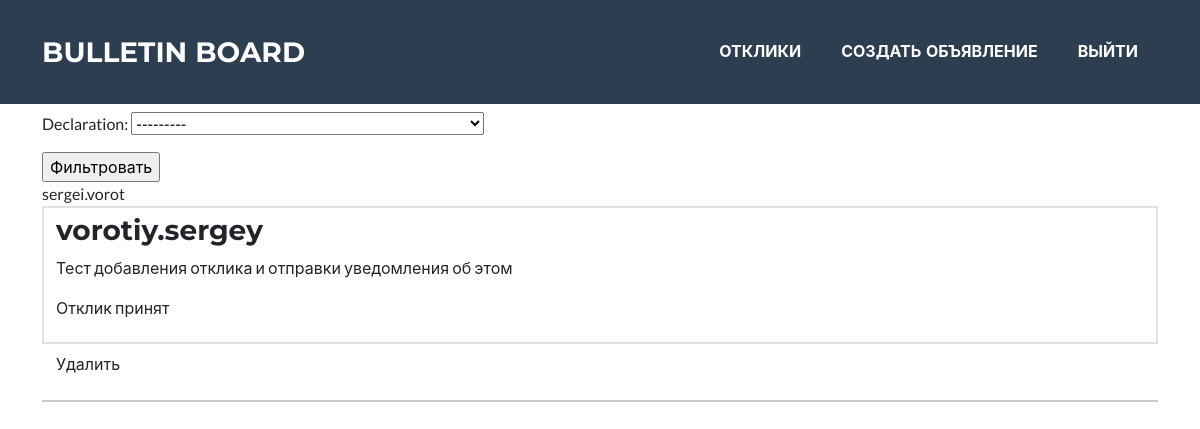
/userresponses/ (signed in), run on the app's committed database.
### board/models.py (models this page shows)
class DeclarationResponse(models.Model):
    date = models.DateTimeField(auto_now_add=True)
    author = models.ForeignKey(User, on_delete=models.CASCADE)
    declaration = models.ForeignKey(Declaration, on_delete=models.CASCADE)
    text = models.CharField(max_length=256)
    accepted = models.BooleanField(default=False)

### board/views.py (the view)
# urls.py: path('userresponses/', UserResponsesView.as_view()),
class UserResponsesView(LoginRequiredMixin, PermissionRequiredMixin, ListView):
    permission_required = ('board.add_declaration')
    model = DeclarationResponse
    ordering = '-date'
    template_name = 'user_responses.html'
    context_object_name = 'responses'
    def get_queryset(self):
        user = self.request.user
        author = User.objects.get(email=user.email)
        queryset = DeclarationResponse.objects.filter(declaration__author=author)
        self.filterset = ResponseFilter(self.request.GET, queryset)
        return self.filterset.qs
    def get_context_data(self, **kwargs):
        context = super().get_context_data(**kwargs)
        context['filterset'] = self.filterset
        return context

### board/models.py (called while the page is built)
    def __str__(self):
        return f'{self.title}\r from {self.author.username}'

### templates/user_responses.html
{% extends 'default.html' %}
{% block content %}
    <form action="" method="get">
        {{ filterset.form.as_p }}
        <input type="submit" value="Фильтровать" />
    </form>
{{ request.user }}
    {% if responses %}
        {% for response in responses %}
        {%if response.declaration.author == request.user and response.author != request.user%}
        <a class="page-link text-dark text-start news-card" href="/response/{{response.pk}}">
            <h3>{{ response.author }}</h3>
            <p>{{response.text}}</p>
            {% if not response.accepted %}
            <a class="btn list-inline" href="/response/{{response.pk}}/accept">Принять</a>
            {% else %}
            <p> Отклик принят </p>
            {% endif %}
            <a class="btn list-inline" href="/response/{{response.pk}}/delete">Удалить</a>
        </a>
        <hr>
        {%endif%}
        {% endfor %}
    {% else %}
        <h1>Enter a request</h1>
    {% endif %}
{% endblock content %}

### data on the page
DeclarationResponse: author "vorotiy.sergey", text "Тест добавления отклика и отправки уведомления об этом", accepted "Отклик принят"

### other printed values
{{ request.user }} "sergei.vorot"
